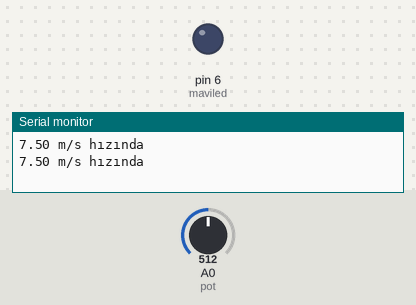
The sketch below on a simulated Arduino Uno, built with avr-gcc and run on an emulated ATmega328P. On the bench: output pins drawn as LEDs (lit = HIGH), the last lines printed to the serial monitor. The test bench sets the inputs (shaded band); at power-on: A0 (pot) = 512. Pins used as bus, display or sensor lines are not drawn.

Above: at 1.2 s.
1.3 s: A0 (pot) set to 676
4.2 s: A0 (pot) set to 695
At 6.9 s:
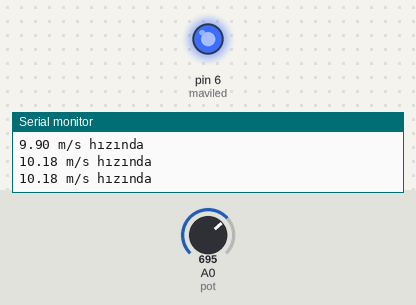
7.2 s: A0 (pot) set to 511
At 9.5 s:
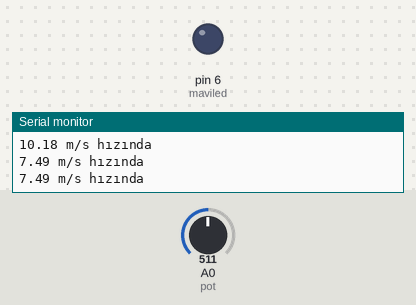
10.2 s: A0 (pot) set to 716
At 13.1 s:
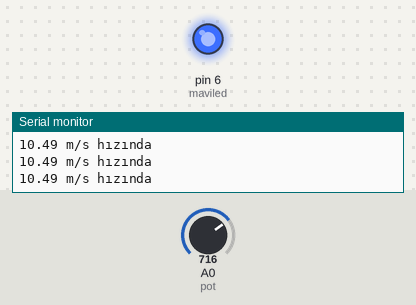
Timing chart, 0 to 14.2 s (numbered marks = the images above; inputs shaded):
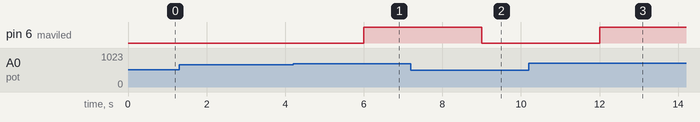

Measured:
- the behaviour switches between 682 and 683 on A0 (pot) (found by bisection; images 0 and 1)
- after the input at 4.2 s, pin 6 (maviled): LOW → HIGH after 1.8 s
- after the input at 7.2 s, pin 6 (maviled): HIGH → LOW after 1.8 s
- after the input at 10.2 s, pin 6 (maviled): LOW → HIGH after 1.8 s

The sketch:

Hiz_kontrol_Devresi.ino
```cpp
// Muhammed ÇİÇEK tarafından hazırlandı
// Motor PROJESİ

const int DC = 3;
const int pot = A0;
int motor;
int motor2;
int maviled = 6;

void setup()
{
 pinMode(maviled, OUTPUT);
 pinMode(DC, OUTPUT);
 Serial.begin(9600);
}

void loop()
{
int oku = analogRead(A0);
float hiz = oku*15.0;
  hiz /= 1024.0;
motor = analogRead(pot);
motor2= map(motor,0, 1023, 0, 255);
analogWrite(DC, motor2);
 Serial.print(hiz);
Serial.println(" m/s hızında");
delay(1000);

if(hiz > 10){
 digitalWrite(maviled,HIGH);
}
else {
 digitalWrite(maviled,LOW);
}
}
```
